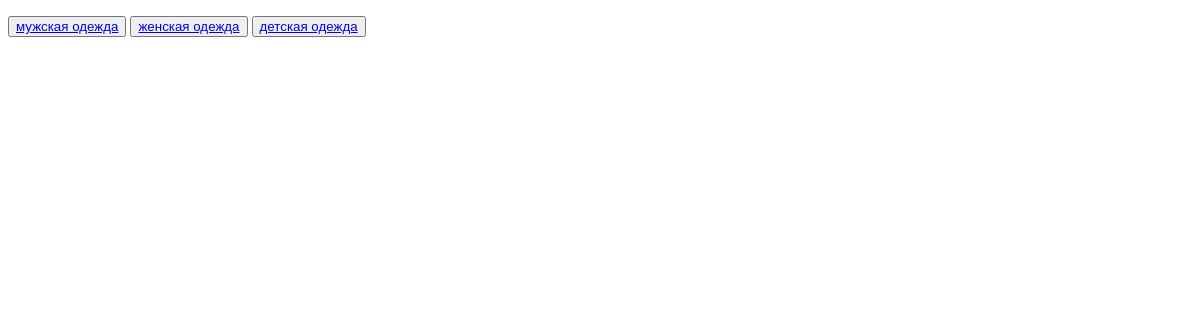
Page /all_cloth/ on the earlier database version.
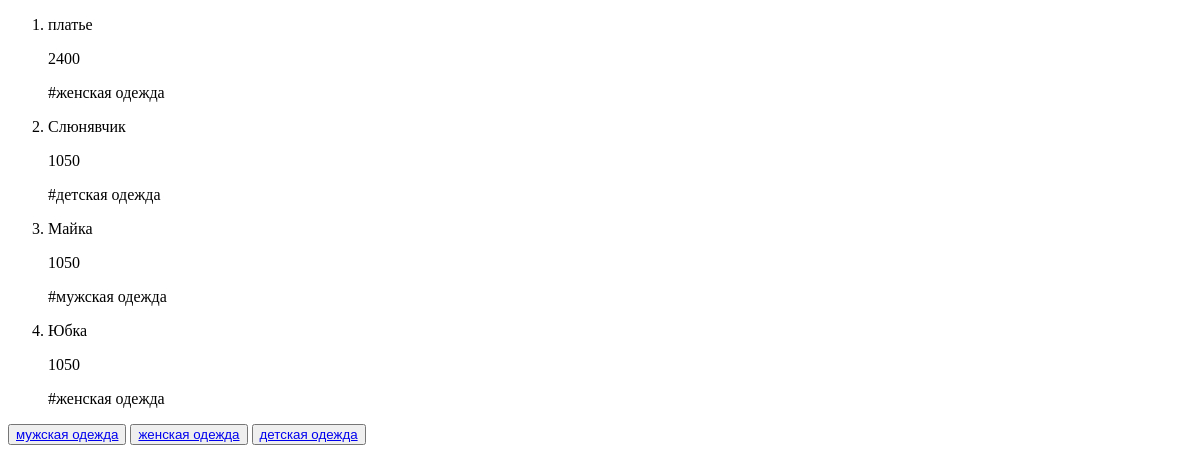
Same page on the later database version.
### cloth/models.py (models this page shows, shortened)
class Cloth(models.Model):
    name = models.CharField(max_length=100)
    price = models.PositiveIntegerField(default=1050)
    tags = models.ManyToManyField(TagCloth)

class  TagCloth(models.Model):
    name = models.CharField(max_length=100)

### cloth/views.py (the view)
# urls.py: path('all_cloth/', views.all_cloth, name='all_cloth'),
def all_cloth(request):
    if request.method == 'GET':
        cloth = models.Cloth.objects.filter().order_by('-id')
        return render (request, 'cloth/all_cloth.html', {'cloth': cloth})

### templates/cloth/all_cloth.html (shortened to what this page needs)
<!DOCTYPE html>
<html lang="en">
<head>
</head>
<body>
  <ol>
    {% for i in cloth %}
      <li>
        <p>{{ i.name }}</p>
        <p>{{ i.price }}</p>
        {% for j in i.tags.all %}
          <p>#{{ j.name }}</p>
        {% endfor %}
      </li>
    {% endfor %}
  </ol>
  <button><a href="/male_cloth/">мужская одежда</a></button>
  <button><a href="/female_cloth/">женская одежда</a></button>
  <button><a href="/child_cloth/">детская одежда</a></button>
</body>
</html>

Differences in the rows shown:
added Cloth: name "платье", price "2400"
added TagCloth: name "женская одежда"
added Cloth: name "Слюнявчик", price "1050"
added TagCloth: name "детская одежда", shown under "Слюнявчик"
added Cloth: name "Майка", price "1050"
added TagCloth: name "мужская одежда", shown under "Майка"
added Cloth: name "Юбка", price "1050"
